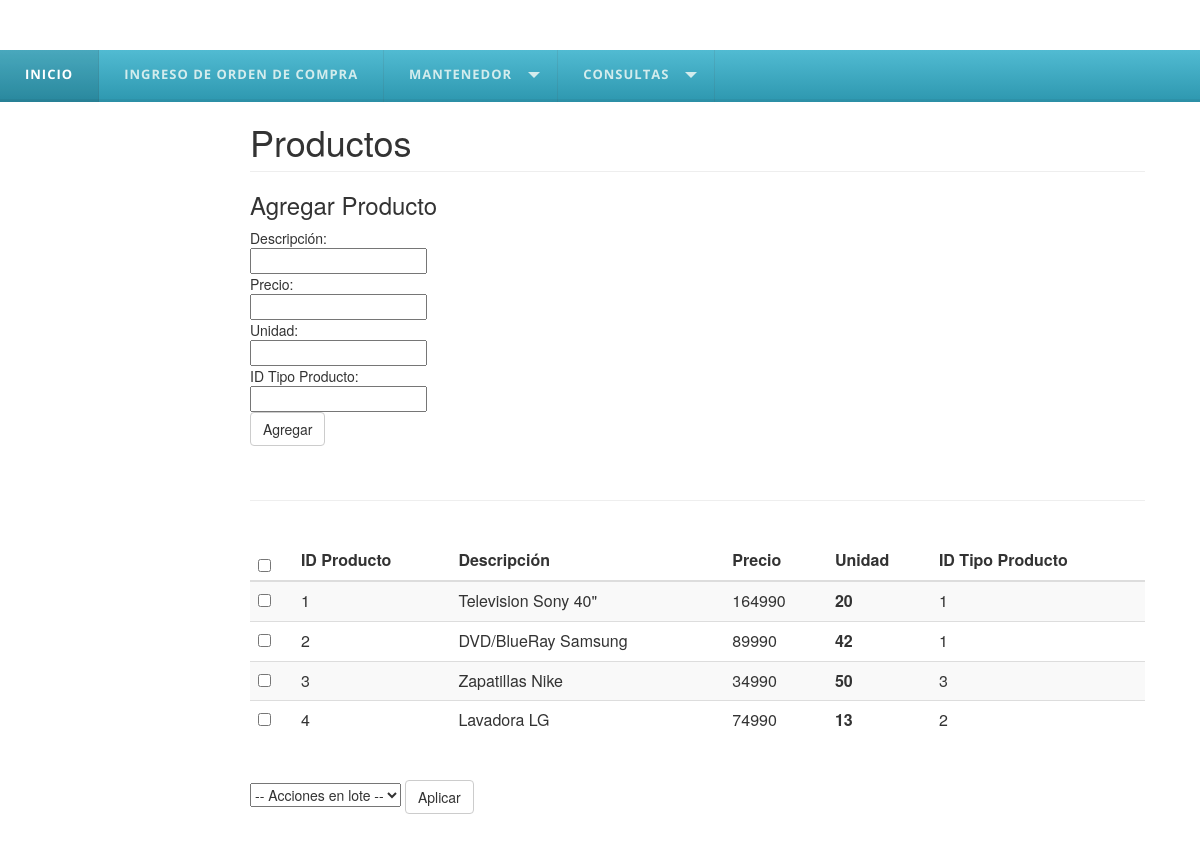
The page /agregarProducto.php on the database its author committed.
### tables this page shows
CREATE TABLE IF NOT EXISTS `productos` (
  `ID_PRODUCTO` INT NOT NULL AUTO_INCREMENT,
  `DESCRIPCION` VARCHAR(150) NULL,
  `PRECIO` INT NULL,
  `UNIDAD` INT NULL,
  `id_tipo` INT NOT NULL,
  PRIMARY KEY (`ID_PRODUCTO`),
  INDEX `fk_productos_tipo_producto1_idx` (`id_tipo` ASC),
  CONSTRAINT `fk_productos_tipo_producto1`
    FOREIGN KEY (`id_tipo`)
    REFERENCES `tipo_producto` (`id_tipoProducto`)
    ON DELETE CASCADE
    ON UPDATE CASCADE);

### Clases/Producto.php (called while the page is built, shortened)
<?php
class Producto{
    private $id_producto;
    private $descripcion;
    private $precio;
    private $unidad;
    private $id_tipo;
    private $querysel;
    function getId_producto() {
        return $this->id_producto;
    }
    function getDescripcion() {
        return $this->descripcion;
    }
    function getPrecio() {
        return $this->precio;
    }
    function getUnidad() {
        return $this->unidad;
    }
    function getId_tipo() {
        return $this->id_tipo;
    }
    function __construct($id_producto=NULL, $descripcion=NULL, $precio=NULL, $unidad=NULL, $id_tipo=NULL) {
        $this->id_producto = $id_producto;
        $this->descripcion = $descripcion;
        $this->precio = $precio;
        $this->unidad = $unidad;
        $this->id_tipo = $id_tipo;
    }
    function Selecciona(){
        if (!$this->querysel){
        $db=dbconnect();
            $sqlsel="select id_producto,descripcion,precio,unidad,id_tipo from productos";
            $this->querysel=$db->prepare($sqlsel);
            $this->querysel->execute();
        }
        $registro = $this->querysel->fetch();
        if ($registro){
            return new self($registro['id_producto'], $registro['descripcion'], $registro['precio'], $registro['unidad'], $registro['id_tipo']);
        }
        else {
            return false;
        }
    }
}
?>

### agregarProducto.php (the view, shortened to what this page needs)
<html>
    <head>
   <link rel="stylesheet" href="css/styles.css">
   <link href="bootstrap.min.css" rel="stylesheet">
   <link rel="stylesheet" href="css/dashboard.css">
</head>
<?php include 'menu.php'; ?>
<div class="container-fluid">
    <div class="col-sm-9 col-sm-offset-3 col-md-10 col-md-offset-2 main">
      <h1 class="page-header">Productos</h1>
      <div>
        <h3>Agregar Producto</h3>
        <form action="acciones/accAddProducto.php" method="POST">
                Descripción:<br>
                <input type="text" name="descripcion" /></br>
                Precio:<br>
                <input type="text" name="precio" /></br>
                Unidad:<br>
                <input type="text" name="unidad" /></br>
                ID Tipo Producto:<br>
                <input type="text" name="id_prod" /></br>
                <input type="submit" class="btn btn-default" name="agregar" value="Agregar">
        </form></br>
      </div>
      <hr></br>
      <form action="acciones/accDelProducto.php" method="POST">
        <div class="table-responsive">
            <table class="table table-striped">
                <thead>
                        <tr>
                            <th>
                                <input type="checkbox" id="select_all">
                            </th>
                            <th>
                                ID Producto
                            </th>
                            <th>
                                Descripción
                            </th>
                            <th>
                                Precio
                            </th>
                            <th>
                                Unidad
                            </th>
                            <th>
                                ID Tipo Producto
                            </th>
                </thead>
                <body>
                <?php
                    $productos = new Producto();
                    while($prod = $productos->Selecciona()){
                ?>
                <tr>
                        <td>
                            <input type="checkbox" class="checkboxCat" name="prod_seleccionado[]" value="<?=$prod->getId_producto()?>" />
                        </td>
                        <td>
                            <?=$prod->getId_producto()?>
                        </td>
                        <td>
                            <?=$prod->getDescripcion()?>
                        </td>
                        <td>
                            <?=$prod->getPrecio()?>
                        </td>
                        <th>
                            <?=$prod->getUnidad()?>
                        <td>
                            <?=$prod->getId_tipo()?>
                        </td>
                </tr>
                <?php }?>
                </table>
        </div></br>
              <select name="accion">
                <option value="">-- Acciones en lote --</option>
                </select>
                <input type="submit" class="btn btn-default" name="aplicar" value="Aplicar">
          </form>
      </div>
</body>
</html>

### menu.php (shortened to what this page needs)
<div id='cssmenu'>
<ul>
<li class='active'><a href='index.php'>Inicio</a></li>
<li><a href='ingresoOC.php'>Ingreso de orden de compra</a></li>
<li class='has-sub'><a href='#'>Mantenedor</a>
</li>
<li class='has-sub'><a href='#'>Consultas</a>
</li>
</ul>
</div>

### css/styles.css (style rules this page uses)
#cssmenu, #cssmenu ul, #cssmenu ul li, #cssmenu ul li a, #cssmenu #menu-button { margin: 0; padding: 0; border: 0; list-style: none; line-height: 1; display: block; position: relative; -webkit-box-sizing: border-box; -moz-box-sizing: border-box; box-sizing: border-box; }
#cssmenu:after, #cssmenu > ul:after { content: "."; display: block; clear: both; visibility: hidden; line-height: 0; height: 0; }
#cssmenu { z-index: 100; width: auto; font-family: 'Open Sans', Helvetica, sans-serif; background: #39b1cc; background: -moz-linear-gradient(top, #51bbd2 0%, #2d97af 100%); background: -webkit-gradient(linear, left top, left bottom, color-stop(0%, #51bbd2), color-stop(100%, #2d97af)); background: -webkit-linear-gradient(top, #51bbd2 0%, #2d97af 100%); background: -o-linear-gradient(top, #51bbd2 0%, #2d97af 100%); background: -ms-linear-gradient(top, #51bbd2 0%, #2d97af 100%); background: linear-gradient(to bottom, #51bbd2 0%, #2d97af 100%); }
#cssmenu > ul { background: url('bg.png'); box-shadow: inset 0 -3px 0 rgba(0, 0, 0, 0.05); }
#cssmenu > ul > li { float: left; display: inline-block; }
#cssmenu > ul > li > a { padding: 18px 25px 21px 25px; border-right: 1px solid rgba(80, 80, 80, 0.12); text-decoration: none; font-size: 13px; font-weight: 700; color: #d3eced; text-transform: uppercase; letter-spacing: 1px; }
#cssmenu > ul > li:hover > a, #cssmenu > ul > li > a:hover, #cssmenu > ul > li.active > a { color: #ffffff; background: #32a9c3; background: rgba(0, 0, 0, 0.1); }
#cssmenu > ul > li.has-sub > a { padding-right: 45px; }
#cssmenu > ul > li.has-sub > a::after { content: ""; position: absolute; width: 0; height: 0; border: 6px solid transparent; border-top-color: #d3eced; right: 17px; top: 22px; }

### css/dashboard.css (style rules this page uses)
body { padding-top: 50px; }
.main { padding: 20px; }
@media (min-width: 768px) { .main { padding-right: 40px; padding-left: 40px; } }
.main .page-header { margin-top: 0; }

### rows shown on the page
productos: ID_PRODUCTO "1", DESCRIPCION "Television Sony 40\"", PRECIO "164990", UNIDAD "20", id_tipo "1"
productos: ID_PRODUCTO "2", DESCRIPCION "DVD/BlueRay Samsung", PRECIO "89990", UNIDAD "42", id_tipo "1"
productos: ID_PRODUCTO "3", DESCRIPCION "Zapatillas Nike", PRECIO "34990", UNIDAD "50", id_tipo "3"
productos: ID_PRODUCTO "4", DESCRIPCION "Lavadora LG", PRECIO "74990", UNIDAD "13", id_tipo "2"
